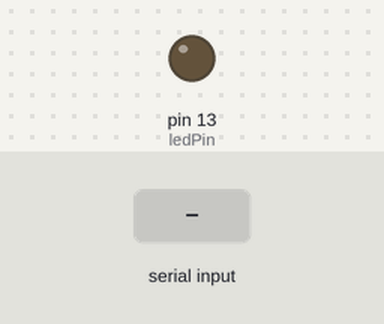
The sketch below on a simulated Arduino Uno, built with avr-gcc and run on an emulated ATmega328P. Shown: output pins drawn as LEDs (lit = HIGH). Dashed ring = blinking. The inputs (shaded band) are chosen by the test bench. What the sketch prints to the serial monitor is not drawn.

Above: at 1.2 s.
1.3 s: "z\n" received over Serial
At 2.6 s:
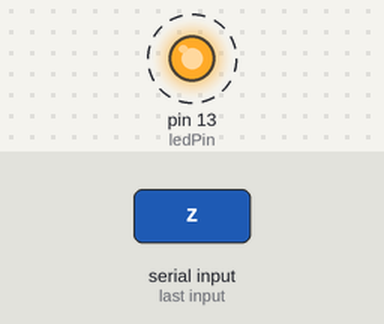
Timing chart, 0 to 8.3 s (numbered marks = the images above; inputs shaded):
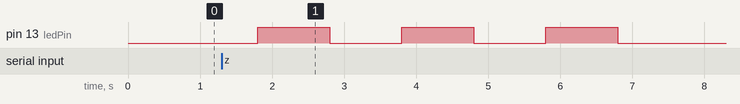

The sketch:

1801042609ard.ino
```cpp
int inc;
int i=0;
int s=0;

const int buttonPin = 2;  // NUMBER OF BUTTON PIN  THAT ATTACHED TO THE ARDUINO
const int ledPin =  13;      // NUMBER OF THE LED THAT ATTACHED TO THE ARDUINO

int buttonState = 0;   // DEFINING BUTTON STATE
int a=0;              // NUMBER OF PRESSING BUTTON


void setup() {
  Serial.begin(9600);     // START THE SERIAL COMMUNICATION
  pinMode(2,INPUT);          // REPRESENT TO THE ARDUINO THERE IS A BUTTON ON 2. PIN
  pinMode(ledPin,OUTPUT);    // REPRESENT TO THE ARDUINO THERE IS A LED ON 13.PIN


}

void loop() {

  if(Serial.available()) {
  inc=Serial.read();

  switch(inc) {
    case 'x' :
      digitalWrite(ledPin,HIGH);  // TURN THE LED ON

      break;
    case 'y' :
      digitalWrite(ledPin,LOW);   // TURN THE LED OFF

      break;
    case 'z':
        digitalWrite(ledPin,LOW);   // FLASH THE ARDUINO 3 TIMES
        delay(500);
        for(i=0;i<3;i++){
          digitalWrite(ledPin,HIGH);
          delay(1000);
          digitalWrite(ledPin,LOW);
          delay(1000);
        }
        break;

    case 'w':   // NUMBER OF PRESSING BUTTON
          while(1) {
          buttonState = digitalRead(buttonPin);

          while (buttonState == HIGH) {

            digitalWrite(ledPin, HIGH);

            delay(500);

            a++;
            Serial.print(a);
            Serial.print("\n");

            break;
          }
          digitalWrite(ledPin, LOW);

         }

         break;

     default:   // COMPUTING SQUARE OF NUMBER THAT SENT TO THE ARDUINO
        inc=inc-99;
        s=sq(inc);

        Serial.print(s);
        Serial.print("\n");
        s=0;
        inc=0;
   } // END OF SWITCH
 }// END OF SERIAL AVALILABLE

} // END OF LOOP
```

Measured:
- after the input at 1.3 s, pin 13 (ledPin): alternates HIGH for 1.0 s and LOW for 1.0 s, 6 changes in all, then stays LOW, starting after 0.50 s
